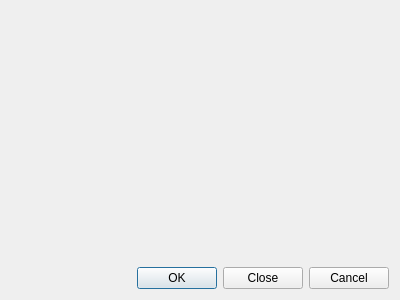
<?xml version="1.0" encoding="UTF-8"?>
<ui version="4.0">
 <class>Ui::NewVersionAvailableWidget</class>
 <widget class="QDialog" name="Ui::NewVersionAvailableWidget">
  <property name="geometry">
   <rect>
    <x>0</x>
    <y>0</y>
    <width>400</width>
    <height>300</height>
   </rect>
  </property>
  <layout class="QVBoxLayout" name="verticalLayout">
   <item>
    <spacer name="verticalSpacer">
     <property name="orientation">
      <enum>Qt::Orientation::Vertical</enum>
     </property>
     <property name="sizeHint" stdset="0">
      <size>
       <width>20</width>
       <height>40</height>
      </size>
     </property>
    </spacer>
   </item>
   <item>
    <layout class="QGridLayout" name="gridLayout">
     <item row="0" column="0">
      <widget class="QLabel" name="icon">
       <property name="sizePolicy">
        <sizepolicy hsizetype="Fixed" vsizetype="Fixed">
         <horstretch>0</horstretch>
         <verstretch>0</verstretch>
        </sizepolicy>
       </property>
       <property name="minimumSize">
        <size>
         <width>128</width>
         <height>128</height>
        </size>
       </property>
       <property name="maximumSize">
        <size>
         <width>128</width>
         <height>128</height>
        </size>
       </property>
       <property name="text">
        <string/>
       </property>
       <property name="scaledContents">
        <bool>true</bool>
       </property>
       <property name="alignment">
        <set>Qt::AlignmentFlag::AlignCenter</set>
       </property>
      </widget>
     </item>
    </layout>
   </item>
   <item>
    <widget class="QLabel" name="label">
     <property name="alignment">
      <set>Qt::AlignmentFlag::AlignCenter</set>
     </property>
    </widget>
   </item>
   <item>
    <spacer name="verticalSpacer_2">
     <property name="orientation">
      <enum>Qt::Orientation::Vertical</enum>
     </property>
     <property name="sizeHint" stdset="0">
      <size>
       <width>20</width>
       <height>40</height>
      </size>
     </property>
    </spacer>
   </item>
   <item>
    <widget class="QDialogButtonBox" name="buttonBox">
     <property name="standardButtons">
      <set>QDialogButtonBox::StandardButton::Cancel|QDialogButtonBox::StandardButton::Close|QDialogButtonBox::StandardButton::Ok</set>
     </property>
    </widget>
   </item>
  </layout>
 </widget>
 <resources/>
 <connections>
  <connection>
   <sender>buttonBox</sender>
   <signal>accepted()</signal>
   <receiver>Ui::NewVersionAvailableWidget</receiver>
   <slot>accept()</slot>
   <hints>
    <hint type="sourcelabel">
     <x>199</x>
     <y>279</y>
    </hint>
    <hint type="destinationlabel">
     <x>199</x>
     <y>149</y>
    </hint>
   </hints>
  </connection>
  <connection>
   <sender>buttonBox</sender>
   <signal>rejected()</signal>
   <receiver>Ui::NewVersionAvailableWidget</receiver>
   <slot>reject()</slot>
   <hints>
    <hint type="sourcelabel">
     <x>199</x>
     <y>279</y>
    </hint>
    <hint type="destinationlabel">
     <x>199</x>
     <y>149</y>
    </hint>
   </hints>
  </connection>
 </connections>
</ui>
